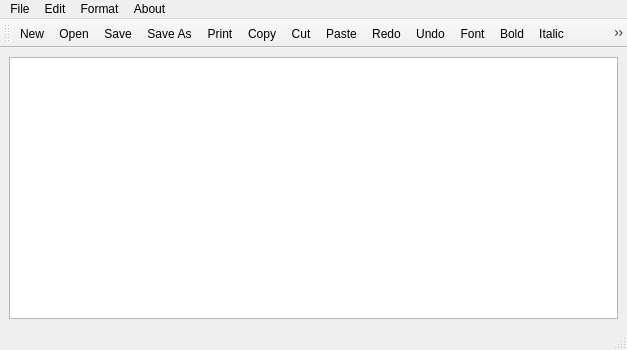
<?xml version="1.0" encoding="UTF-8"?>
<ui version="4.0">
 <class>Notepad</class>
 <widget class="QMainWindow" name="Notepad">
  <property name="geometry">
   <rect>
    <x>0</x>
    <y>0</y>
    <width>627</width>
    <height>350</height>
   </rect>
  </property>
  <property name="windowTitle">
   <string>Notepad</string>
  </property>
  <widget class="QWidget" name="centralwidget">
   <layout class="QVBoxLayout" name="verticalLayout">
    <item>
     <widget class="QTextEdit" name="textEdit"/>
    </item>
   </layout>
  </widget>
  <widget class="QMenuBar" name="menubar">
   <property name="geometry">
    <rect>
     <x>0</x>
     <y>0</y>
     <width>627</width>
     <height>21</height>
    </rect>
   </property>
   <widget class="QMenu" name="menuFile">
    <property name="title">
     <string>File</string>
    </property>
    <addaction name="actionNew"/>
    <addaction name="actionOpen"/>
    <addaction name="actionSave"/>
    <addaction name="actionSave_As"/>
    <addaction name="actionPrint"/>
    <addaction name="actionExit"/>
    <addaction name="separator"/>
   </widget>
   <widget class="QMenu" name="menuEdit">
    <property name="title">
     <string>Edit</string>
    </property>
    <addaction name="actionCopy"/>
    <addaction name="actionCut"/>
    <addaction name="actionPaste"/>
    <addaction name="actionUndo"/>
    <addaction name="actionRedo"/>
   </widget>
   <widget class="QMenu" name="menuFormat">
    <property name="title">
     <string>Format</string>
    </property>
    <addaction name="actionFont"/>
    <addaction name="actionUnderline"/>
    <addaction name="actionBold"/>
    <addaction name="actionItalic"/>
    <addaction name="actionBackground"/>
   </widget>
   <widget class="QMenu" name="menuAbout">
    <property name="title">
     <string>About</string>
    </property>
    <addaction name="actionAbout"/>
   </widget>
   <addaction name="menuFile"/>
   <addaction name="menuEdit"/>
   <addaction name="menuFormat"/>
   <addaction name="menuAbout"/>
  </widget>
  <widget class="QStatusBar" name="statusbar"/>
  <widget class="QToolBar" name="toolBar">
   <property name="windowTitle">
    <string>toolBar</string>
   </property>
   <attribute name="toolBarArea">
    <enum>TopToolBarArea</enum>
   </attribute>
   <attribute name="toolBarBreak">
    <bool>false</bool>
   </attribute>
   <addaction name="actionNew"/>
   <addaction name="actionOpen"/>
   <addaction name="actionSave"/>
   <addaction name="actionSave_As"/>
   <addaction name="actionPrint"/>
   <addaction name="actionCopy"/>
   <addaction name="actionCut"/>
   <addaction name="actionPaste"/>
   <addaction name="actionRedo"/>
   <addaction name="actionUndo"/>
   <addaction name="actionFont"/>
   <addaction name="actionBold"/>
   <addaction name="actionItalic"/>
   <addaction name="actionUnderline"/>
   <addaction name="actionBackground"/>
   <addaction name="actionAbout"/>
  </widget>
  <action name="actionNew">
   <property name="icon">
    <iconset resource="Resource.qrc">
     <normaloff>:/rec/icons/new.png</normaloff>:/rec/icons/new.png</iconset>
   </property>
   <property name="text">
    <string>New</string>
   </property>
  </action>
  <action name="actionSave">
   <property name="icon">
    <iconset resource="Resource.qrc">
     <normaloff>:/rec/icons/save.png</normaloff>:/rec/icons/save.png</iconset>
   </property>
   <property name="text">
    <string>Save</string>
   </property>
  </action>
  <action name="actionSave_As">
   <property name="icon">
    <iconset resource="Resource.qrc">
     <normaloff>:/rec/icons/save-as.png</normaloff>:/rec/icons/save-as.png</iconset>
   </property>
   <property name="text">
    <string>Save As</string>
   </property>
  </action>
  <action name="actionPrint">
   <property name="icon">
    <iconset resource="Resource.qrc">
     <normaloff>:/rec/icons/print.png</normaloff>:/rec/icons/print.png</iconset>
   </property>
   <property name="text">
    <string>Print</string>
   </property>
  </action>
  <action name="actionExit">
   <property name="text">
    <string>Exit</string>
   </property>
  </action>
  <action name="actionCopy">
   <property name="icon">
    <iconset resource="Resource.qrc">
     <normaloff>:/rec/icons/copy.png</normaloff>:/rec/icons/copy.png</iconset>
   </property>
   <property name="text">
    <string>Copy</string>
   </property>
  </action>
  <action name="actionCut">
   <property name="icon">
    <iconset resource="Resource.qrc">
     <normaloff>:/rec/icons/cut.png</normaloff>:/rec/icons/cut.png</iconset>
   </property>
   <property name="text">
    <string>Cut</string>
   </property>
  </action>
  <action name="actionPaste">
   <property name="icon">
    <iconset resource="Resource.qrc">
     <normaloff>:/rec/icons/paste.png</normaloff>:/rec/icons/paste.png</iconset>
   </property>
   <property name="text">
    <string>Paste</string>
   </property>
  </action>
  <action name="actionUndo">
   <property name="icon">
    <iconset resource="Resource.qrc">
     <normaloff>:/rec/icons/undo.png</normaloff>:/rec/icons/undo.png</iconset>
   </property>
   <property name="text">
    <string>Undo</string>
   </property>
  </action>
  <action name="actionRedo">
   <property name="icon">
    <iconset resource="Resource.qrc">
     <normaloff>:/rec/icons/redo.png</normaloff>:/rec/icons/redo.png</iconset>
   </property>
   <property name="text">
    <string>Redo</string>
   </property>
  </action>
  <action name="actionAbout">
   <property name="icon">
    <iconset resource="Resource.qrc">
     <normaloff>:/rec/icons/about.png</normaloff>:/rec/icons/about.png</iconset>
   </property>
   <property name="text">
    <string>About</string>
   </property>
  </action>
  <action name="actionFont">
   <property name="icon">
    <iconset resource="Resource.qrc">
     <normaloff>:/rec/icons/fonts.png</normaloff>:/rec/icons/fonts.png</iconset>
   </property>
   <property name="text">
    <string>Font</string>
   </property>
  </action>
  <action name="actionUnderline">
   <property name="icon">
    <iconset resource="Resource.qrc">
     <normaloff>:/rec/icons/underline.png</normaloff>:/rec/icons/underline.png</iconset>
   </property>
   <property name="text">
    <string>Underline</string>
   </property>
  </action>
  <action name="actionBold">
   <property name="icon">
    <iconset resource="Resource.qrc">
     <normaloff>:/rec/icons/bold.png</normaloff>:/rec/icons/bold.png</iconset>
   </property>
   <property name="text">
    <string>Bold</string>
   </property>
  </action>
  <action name="actionItalic">
   <property name="icon">
    <iconset resource="Resource.qrc">
     <normaloff>:/rec/icons/italic.png</normaloff>:/rec/icons/italic.png</iconset>
   </property>
   <property name="text">
    <string>Italic</string>
   </property>
  </action>
  <action name="actionOpen">
   <property name="icon">
    <iconset resource="Resource.qrc">
     <normaloff>:/rec/icons/open.png</normaloff>:/rec/icons/open.png</iconset>
   </property>
   <property name="text">
    <string>Open</string>
   </property>
  </action>
  <action name="actionBackground">
   <property name="icon">
    <iconset resource="Resource.qrc">
     <normaloff>:/rec/icons/background.png</normaloff>:/rec/icons/background.png</iconset>
   </property>
   <property name="text">
    <string>Background</string>
   </property>
  </action>
 </widget>
 <resources>
  <include location="Resource.qrc"/>
 </resources>
 <connections/>
</ui>
